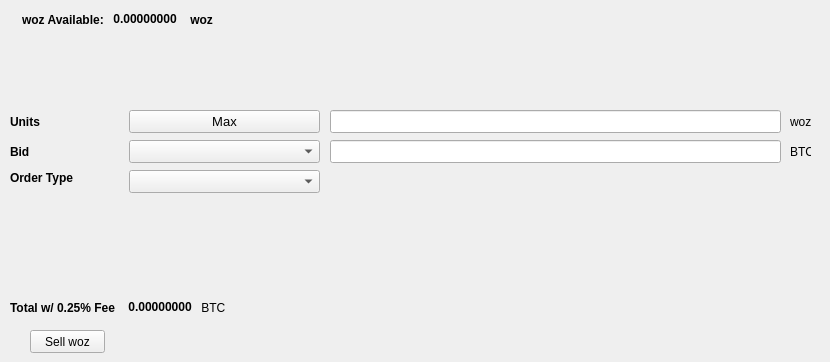
   <widget class="QWidget" name="SellTab">
    <attribute name="title">
     <string>Sell</string>
    </attribute>
    <widget class="QLabel" name="label_16">
     <property name="geometry">
      <rect>
       <x>790</x>
       <y>140</y>
       <width>21</width>
       <height>23</height>
      </rect>
     </property>
     <property name="text">
      <string>BTC</string>
     </property>
    </widget>
    <widget class="QComboBox" name="SellBidcomboBox">
     <property name="geometry">
      <rect>
       <x>129</x>
       <y>140</y>
       <width>191</width>
       <height>23</height>
      </rect>
     </property>
     <property name="font">
      <font>
       <pointsize>10</pointsize>
      </font>
     </property>
    </widget>
    <widget class="QLabel" name="label_18">
     <property name="geometry">
      <rect>
       <x>10</x>
       <y>110</y>
       <width>46</width>
       <height>23</height>
      </rect>
     </property>
     <property name="font">
      <font>
       <weight>75</weight>
       <bold>true</bold>
      </font>
     </property>
     <property name="text">
      <string>Units</string>
     </property>
    </widget>
    <widget class="QPushButton" name="Sell_Max_Amount">
     <property name="geometry">
      <rect>
       <x>129</x>
       <y>110</y>
       <width>191</width>
       <height>23</height>
      </rect>
     </property>
     <property name="font">
      <font>
       <pointsize>10</pointsize>
      </font>
     </property>
     <property name="text">
      <string>Max</string>
     </property>
    </widget>
    <widget class="QLabel" name="label_20">
     <property name="geometry">
      <rect>
       <x>10</x>
       <y>170</y>
       <width>71</width>
       <height>16</height>
      </rect>
     </property>
     <property name="font">
      <font>
       <weight>75</weight>
       <bold>true</bold>
      </font>
     </property>
     <property name="text">
      <string>Order Type</string>
     </property>
    </widget>
    <widget class="QComboBox" name="SellOrdertypeCombo">
     <property name="geometry">
      <rect>
       <x>129</x>
       <y>170</y>
       <width>191</width>
       <height>23</height>
      </rect>
     </property>
     <property name="font">
      <font>
       <pointsize>10</pointsize>
      </font>
     </property>
    </widget>
    <widget class="QLabel" name="label_21">
     <property name="geometry">
      <rect>
       <x>10</x>
       <y>140</y>
       <width>46</width>
       <height>23</height>
      </rect>
     </property>
     <property name="font">
      <font>
       <weight>75</weight>
       <bold>true</bold>
      </font>
     </property>
     <property name="text">
      <string>Bid</string>
     </property>
    </widget>
    <widget class="QLabel" name="label_22">
     <property name="geometry">
      <rect>
       <x>790</x>
       <y>110</y>
       <width>31</width>
       <height>23</height>
      </rect>
     </property>
     <property name="text">
      <string>woz</string>
     </property>
    </widget>
    <widget class="QLineEdit" name="UnitsInputwoz">
     <property name="geometry">
      <rect>
       <x>330</x>
       <y>110</y>
       <width>451</width>
       <height>23</height>
      </rect>
     </property>
     <property name="font">
      <font>
       <pointsize>9</pointsize>
       <weight>75</weight>
       <bold>true</bold>
      </font>
     </property>
    </widget>
    <widget class="QLineEdit" name="SellBidPriceEdit">
     <property name="geometry">
      <rect>
       <x>330</x>
       <y>140</y>
       <width>451</width>
       <height>23</height>
      </rect>
     </property>
     <property name="font">
      <font>
       <pointsize>9</pointsize>
       <weight>75</weight>
       <bold>true</bold>
      </font>
     </property>
    </widget>
    <widget class="QPushButton" name="SellwozBTN">
     <property name="geometry">
      <rect>
       <x>30</x>
       <y>330</y>
       <width>75</width>
       <height>23</height>
      </rect>
     </property>
     <property name="text">
      <string>Sell woz</string>
     </property>
    </widget>
    <widget class="QWidget" name="layoutWidget">
     <property name="geometry">
      <rect>
       <x>22</x>
       <y>12</y>
       <width>200</width>
       <height>15</height>
      </rect>
     </property>
     <layout class="QHBoxLayout" name="horizontalLayout">
      <item>
       <widget class="QLabel" name="label232_2">
        <property name="font">
         <font>
          <weight>75</weight>
          <bold>true</bold>
         </font>
        </property>
        <property name="text">
         <string>woz Available:</string>
        </property>
       </widget>
      </item>
      <item>
       <widget class="QLabel" name="wozAvailableLabel">
        <property name="palette">
         <palette>
          <active>
           <colorrole role="WindowText">
            <brush brushstyle="SolidPattern">
             <color alpha="255">
              <red>0</red>
              <green>0</green>
              <blue>0</blue>
             </color>
            </brush>
           </colorrole>
           <colorrole role="Button">
            <brush brushstyle="SolidPattern">
             <color alpha="255">
              <red>0</red>
              <green>170</green>
              <blue>0</blue>
             </color>
            </brush>
           </colorrole>
           <colorrole role="Light">
            <brush brushstyle="SolidPattern">
             <color alpha="255">
              <red>0</red>
              <green>255</green>
              <blue>0</blue>
             </color>
            </brush>
           </colorrole>
           <colorrole role="Midlight">
            <brush brushstyle="SolidPattern">
             <color alpha="255">
              <red>0</red>
              <green>212</green>
              <blue>0</blue>
             </color>
            </brush>
           </colorrole>
           <colorrole role="Dark">
            <brush brushstyle="SolidPattern">
             <color alpha="255">
              <red>0</red>
              <green>85</green>
              <blue>0</blue>
             </color>
            </brush>
           </colorrole>
           <colorrole role="Mid">
            <brush brushstyle="SolidPattern">
             <color alpha="255">
              <red>0</red>
              <green>113</green>
              <blue>0</blue>
             </color>
            </brush>
           </colorrole>
           <colorrole role="Text">
            <brush brushstyle="SolidPattern">
             <color alpha="255">
              <red>0</red>
              <green>170</green>
              <blue>0</blue>
             </color>
            </brush>
           </colorrole>
           <colorrole role="BrightText">
            <brush brushstyle="SolidPattern">
             <color alpha="255">
              <red>255</red>
              <green>255</green>
              <blue>255</blue>
             </color>
            </brush>
           </colorrole>
           <colorrole role="ButtonText">
            <brush brushstyle="SolidPattern">
             <color alpha="255">
              <red>0</red>
              <green>0</green>
              <blue>0</blue>
             </color>
            </brush>
           </colorrole>
           <colorrole role="Base">
            <brush brushstyle="SolidPattern">
             <color alpha="255">
              <red>255</red>
              <green>255</green>
              <blue>255</blue>
             </color>
            </brush>
           </colorrole>
           <colorrole role="Window">
            <brush brushstyle="SolidPattern">
             <color alpha="255">
              <red>0</red>
              <green>170</green>
              <blue>0</blue>
             </color>
            </brush>
           </colorrole>
           <colorrole role="Shadow">
            <brush brushstyle="SolidPattern">
             <color alpha="255">
              <red>0</red>
              <green>0</green>
              <blue>0</blue>
             </color>
            </brush>
           </colorrole>
           <colorrole role="AlternateBase">
            <brush brushstyle="SolidPattern">
             <color alpha="255">
              <red>127</red>
              <green>212</green>
              <blue>127</blue>
             </color>
            </brush>
           </colorrole>
           <colorrole role="ToolTipBase">
            <brush brushstyle="SolidPattern">
             <color alpha="255">
              <red>255</red>
              <green>255</green>
              <blue>220</blue>
             </color>
            </brush>
           </colorrole>
           <colorrole role="ToolTipText">
            <brush brushstyle="SolidPattern">
             <color alpha="255">
              <red>0</red>
              <green>0</green>
              <blue>0</blue>
             </color>
            </brush>
           </colorrole>
          </active>
          <inactive>
           <colorrole role="WindowText">
            <brush brushstyle="SolidPattern">
             <color alpha="255">
              <red>0</red>
              <green>0</green>
              <blue>0</blue>
             </color>
            </brush>
           </colorrole>
           <colorrole role="Button">
            <brush brushstyle="SolidPattern">
             <color alpha="255">
              <red>0</red>
              <green>170</green>
              <blue>0</blue>
             </color>
            </brush>
           </colorrole>
           <colorrole role="Light">
            <brush brushstyle="SolidPattern">
             <color alpha="255">
              <red>0</red>
              <green>255</green>
              <blue>0</blue>
             </color>
            </brush>
           </colorrole>
           <colorrole role="Midlight">
            <brush brushstyle="SolidPattern">
             <color alpha="255">
              <red>0</red>
              <green>212</green>
              <blue>0</blue>
             </color>
            </brush>
           </colorrole>
           <colorrole role="Dark">
            <brush brushstyle="SolidPattern">
             <color alpha="255">
              <red>0</red>
              <green>85</green>
              <blue>0</blue>
             </color>
            </brush>
           </colorrole>
           <colorrole role="Mid">
            <brush brushstyle="SolidPattern">
             <color alpha="255">
              <red>0</red>
              <green>113</green>
              <blue>0</blue>
             </color>
            </brush>
           </colorrole>
           <colorrole role="Text">
            <brush brushstyle="SolidPattern">
             <color alpha="255">
              <red>0</red>
              <green>170</green>
              <blue>0</blue>
             </color>
            </brush>
           </colorrole>
           <colorrole role="BrightText">
            <brush brushstyle="SolidPattern">
             <color alpha="255">
              <red>255</red>
              <green>255</green>
              <blue>255</blue>
             </color>
            </brush>
           </colorrole>
           <colorrole role="ButtonText">
            <brush brushstyle="SolidPattern">
             <color alpha="255">
              <red>0</red>
              <green>0</green>
              <blue>0</blue>
             </color>
            </brush>
           </colorrole>
           <colorrole role="Base">
            <brush brushstyle="SolidPattern">
             <color alpha="255">
              <red>255</red>
              <green>255</green>
              <blue>255</blue>
             </color>
            </brush>
           </colorrole>
           <colorrole role="Window">
            <brush brushstyle="SolidPattern">
             <color alpha="255">
              <red>0</red>
              <green>170</green>
              <blue>0</blue>
             </color>
            </brush>
           </colorrole>
           <colorrole role="Shadow">
            <brush brushstyle="SolidPattern">
             <color alpha="255">
              <red>0</red>
              <green>0</green>
              <blue>0</blue>
             </color>
            </brush>
           </colorrole>
           <colorrole role="AlternateBase">
            <brush brushstyle="SolidPattern">
             <color alpha="255">
              <red>127</red>
              <green>212</green>
              <blue>127</blue>
             </color>
            </brush>
           </colorrole>
           <colorrole role="ToolTipBase">
            <brush brushstyle="SolidPattern">
             <color alpha="255">
              <red>255</red>
              <green>255</green>
              <blue>220</blue>
             </color>
            </brush>
           </colorrole>
           <colorrole role="ToolTipText">
            <brush brushstyle="SolidPattern">
             <color alpha="255">
              <red>0</red>
              <green>0</green>
              <blue>0</blue>
             </color>
            </brush>
           </colorrole>
          </inactive>
          <disabled>
           <colorrole role="WindowText">
            <brush brushstyle="SolidPattern">
             <color alpha="255">
              <red>0</red>
              <green>85</green>
              <blue>0</blue>
             </color>
            </brush>
           </colorrole>
           <colorrole role="Button">
            <brush brushstyle="SolidPattern">
             <color alpha="255">
              <red>0</red>
              <green>170</green>
              <blue>0</blue>
             </color>
            </brush>
           </colorrole>
           <colorrole role="Light">
            <brush brushstyle="SolidPattern">
             <color alpha="255">
              <red>0</red>
              <green>255</green>
              <blue>0</blue>
             </color>
            </brush>
           </colorrole>
           <colorrole role="Midlight">
            <brush brushstyle="SolidPattern">
             <color alpha="255">
              <red>0</red>
              <green>212</green>
              <blue>0</blue>
             </color>
            </brush>
           </colorrole>
           <colorrole role="Dark">
            <brush brushstyle="SolidPattern">
             <color alpha="255">
              <red>0</red>
              <green>85</green>
              <blue>0</blue>
             </color>
            </brush>
           </colorrole>
           <colorrole role="Mid">
            <brush brushstyle="SolidPattern">
             <color alpha="255">
              <red>0</red>
              <green>113</green>
              <blue>0</blue>
             </color>
            </brush>
           </colorrole>
           <colorrole role="Text">
            <brush brushstyle="SolidPattern">
             <color alpha="255">
              <red>0</red>
              <green>85</green>
              <blue>0</blue>
             </color>
            </brush>
           </colorrole>
           <colorrole role="BrightText">
            <brush brushstyle="SolidPattern">
             <color alpha="255">
              <red>255</red>
              <green>255</green>
              <blue>255</blue>
             </color>
            </brush>
           </colorrole>
           <colorrole role="ButtonText">
            <brush brushstyle="SolidPattern">
             <color alpha="255">
              <red>0</red>
              <green>85</green>
              <blue>0</blue>
             </color>
            </brush>
           </colorrole>
           <colorrole role="Base">
            <brush brushstyle="SolidPattern">
             <color alpha="255">
              <red>0</red>
              <green>170</green>
              <blue>0</blue>
             </color>
            </brush>
           </colorrole>
           <colorrole role="Window">
            <brush brushstyle="SolidPattern">
             <color alpha="255">
              <red>0</red>
              <green>170</green>
              <blue>0</blue>
             </color>
            </brush>
           </colorrole>
           <colorrole role="Shadow">
            <brush brushstyle="SolidPattern">
             <color alpha="255">
              <red>0</red>
              <green>0</green>
              <blue>0</blue>
             </color>
            </brush>
           </colorrole>
           <colorrole role="AlternateBase">
            <brush brushstyle="SolidPattern">
             <color alpha="255">
              <red>0</red>
              <green>170</green>
              <blue>0</blue>
             </color>
            </brush>
           </colorrole>
           <colorrole role="ToolTipBase">
            <brush brushstyle="SolidPattern">
             <color alpha="255">
              <red>255</red>
              <green>255</green>
              <blue>220</blue>
             </color>
            </brush>
           </colorrole>
           <colorrole role="ToolTipText">
            <brush brushstyle="SolidPattern">
             <color alpha="255">
              <red>0</red>
              <green>0</green>
              <blue>0</blue>
             </color>
            </brush>
           </colorrole>
          </disabled>
         </palette>
        </property>
        <property name="font">
         <font>
          <weight>75</weight>
          <bold>true</bold>
         </font>
        </property>
        <property name="text">
         <string> 0.00000000 </string>
        </property>
        <property name="textInteractionFlags">
         <set>Qt::LinksAccessibleByMouse|Qt::TextSelectableByKeyboard|Qt::TextSelectableByMouse</set>
        </property>
       </widget>
      </item>
      <item>
       <widget class="QLabel" name="labelwoz">
        <property name="font">
         <font>
          <weight>75</weight>
          <bold>true</bold>
         </font>
        </property>
        <property name="text">
         <string> woz</string>
        </property>
       </widget>
      </item>
     </layout>
    </widget>
    <widget class="QWidget" name="layoutWidget">
     <property name="geometry">
      <rect>
       <x>10</x>
       <y>300</y>
       <width>218</width>
       <height>15</height>
      </rect>
     </property>
     <layout class="QHBoxLayout" name="horizontalLayout_2">
      <item>
       <widget class="QLabel" name="label_19">
        <property name="font">
         <font>
          <weight>75</weight>
          <bold>true</bold>
         </font>
        </property>
        <property name="text">
         <string>Total w/ 0.25% Fee </string>
        </property>
       </widget>
      </item>
      <item>
       <widget class="QLabel" name="SellCostLabel">
        <property name="palette">
         <palette>
          <active>
           <colorrole role="WindowText">
            <brush brushstyle="SolidPattern">
             <color alpha="255">
              <red>0</red>
              <green>0</green>
              <blue>0</blue>
             </color>
            </brush>
           </colorrole>
           <colorrole role="Button">
            <brush brushstyle="SolidPattern">
             <color alpha="255">
              <red>0</red>
              <green>170</green>
              <blue>0</blue>
             </color>
            </brush>
           </colorrole>
           <colorrole role="Light">
            <brush brushstyle="SolidPattern">
             <color alpha="255">
              <red>0</red>
              <green>255</green>
              <blue>0</blue>
             </color>
            </brush>
           </colorrole>
           <colorrole role="Midlight">
            <brush brushstyle="SolidPattern">
             <color alpha="255">
              <red>0</red>
              <green>212</green>
              <blue>0</blue>
             </color>
            </brush>
           </colorrole>
           <colorrole role="Dark">
            <brush brushstyle="SolidPattern">
             <color alpha="255">
              <red>0</red>
              <green>85</green>
              <blue>0</blue>
             </color>
            </brush>
           </colorrole>
           <colorrole role="Mid">
            <brush brushstyle="SolidPattern">
             <color alpha="255">
              <red>0</red>
              <green>113</green>
              <blue>0</blue>
             </color>
            </brush>
           </colorrole>
           <colorrole role="Text">
            <brush brushstyle="SolidPattern">
             <color alpha="255">
              <red>0</red>
              <green>170</green>
              <blue>0</blue>
             </color>
            </brush>
           </colorrole>
           <colorrole role="BrightText">
            <brush brushstyle="SolidPattern">
             <color alpha="255">
              <red>255</red>
              <green>255</green>
              <blue>255</blue>
             </color>
            </brush>
           </colorrole>
           <colorrole role="ButtonText">
            <brush brushstyle="SolidPattern">
             <color alpha="255">
              <red>0</red>
              <green>0</green>
              <blue>0</blue>
             </color>
            </brush>
           </colorrole>
           <colorrole role="Base">
            <brush brushstyle="SolidPattern">
             <color alpha="255">
              <red>255</red>
              <green>255</green>
              <blue>255</blue>
             </color>
            </brush>
           </colorrole>
           <colorrole role="Window">
            <brush brushstyle="SolidPattern">
             <color alpha="255">
              <red>0</red>
              <green>170</green>
              <blue>0</blue>
             </color>
            </brush>
           </colorrole>
           <colorrole role="Shadow">
            <brush brushstyle="SolidPattern">
             <color alpha="255">
              <red>0</red>
              <green>0</green>
              <blue>0</blue>
             </color>
            </brush>
           </colorrole>
           <colorrole role="AlternateBase">
            <brush brushstyle="SolidPattern">
             <color alpha="255">
              <red>127</red>
              <green>212</green>
              <blue>127</blue>
             </color>
            </brush>
           </colorrole>
           <colorrole role="ToolTipBase">
            <brush brushstyle="SolidPattern">
             <color alpha="255">
              <red>255</red>
              <green>255</green>
              <blue>220</blue>
             </color>
            </brush>
           </colorrole>
           <colorrole role="ToolTipText">
            <brush brushstyle="SolidPattern">
             <color alpha="255">
              <red>0</red>
              <green>0</green>
              <blue>0</blue>
             </color>
            </brush>
           </colorrole>
          </active>
          <inactive>
           <colorrole role="WindowText">
            <brush brushstyle="SolidPattern">
             <color alpha="255">
              <red>0</red>
              <green>0</green>
              <blue>0</blue>
             </color>
            </brush>
           </colorrole>
           <colorrole role="Button">
            <brush brushstyle="SolidPattern">
             <color alpha="255">
              <red>0</red>
              <green>170</green>
              <blue>0</blue>
             </color>
            </brush>
           </colorrole>
           <colorrole role="Light">
            <brush brushstyle="SolidPattern">
             <color alpha="255">
              <red>0</red>
              <green>255</green>
              <blue>0</blue>
             </color>
            </brush>
           </colorrole>
           <colorrole role="Midlight">
            <brush brushstyle="SolidPattern">
             <color alpha="255">
              <red>0</red>
              <green>212</green>
              <blue>0</blue>
             </color>
            </brush>
           </colorrole>
           <colorrole role="Dark">
            <brush brushstyle="SolidPattern">
             <color alpha="255">
              <red>0</red>
              <green>85</green>
              <blue>0</blue>
             </color>
            </brush>
           </colorrole>
           <colorrole role="Mid">
            <brush brushstyle="SolidPattern">
             <color alpha="255">
              <red>0</red>
              <green>113</green>
              <blue>0</blue>
             </color>
            </brush>
           </colorrole>
           <colorrole role="Text">
            <brush brushstyle="SolidPattern">
             <color alpha="255">
              <red>0</red>
              <green>170</green>
              <blue>0</blue>
             </color>
            </brush>
           </colorrole>
           <colorrole role="BrightText">
            <brush brushstyle="SolidPattern">
             <color alpha="255">
              <red>255</red>
              <green>255</green>
              <blue>255</blue>
             </color>
            </brush>
           </colorrole>
           <colorrole role="ButtonText">
            <brush brushstyle="SolidPattern">
             <color alpha="255">
              <red>0</red>
              <green>0</green>
              <blue>0</blue>
             </color>
            </brush>
           </colorrole>
           <colorrole role="Base">
            <brush brushstyle="SolidPattern">
             <color alpha="255">
              <red>255</red>
              <green>255</green>
              <blue>255</blue>
             </color>
            </brush>
           </colorrole>
           <colorrole role="Window">
            <brush brushstyle="SolidPattern">
             <color alpha="255">
              <red>0</red>
              <green>170</green>
              <blue>0</blue>
             </color>
            </brush>
           </colorrole>
           <colorrole role="Shadow">
            <brush brushstyle="SolidPattern">
             <color alpha="255">
              <red>0</red>
              <green>0</green>
              <blue>0</blue>
             </color>
            </brush>
           </colorrole>
           <colorrole role="AlternateBase">
            <brush brushstyle="SolidPattern">
             <color alpha="255">
              <red>127</red>
              <green>212</green>
              <blue>127</blue>
             </color>
            </brush>
           </colorrole>
           <colorrole role="ToolTipBase">
            <brush brushstyle="SolidPattern">
             <color alpha="255">
              <red>255</red>
              <green>255</green>
              <blue>220</blue>
             </color>
            </brush>
           </colorrole>
           <colorrole role="ToolTipText">
            <brush brushstyle="SolidPattern">
             <color alpha="255">
              <red>0</red>
              <green>0</green>
              <blue>0</blue>
             </color>
            </brush>
           </colorrole>
          </inactive>
          <disabled>
           <colorrole role="WindowText">
            <brush brushstyle="SolidPattern">
             <color alpha="255">
              <red>0</red>
              <green>85</green>
              <blue>0</blue>
             </color>
            </brush>
           </colorrole>
           <colorrole role="Button">
            <brush brushstyle="SolidPattern">
             <color alpha="255">
              <red>0</red>
              <green>170</green>
              <blue>0</blue>
             </color>
            </brush>
           </colorrole>
           <colorrole role="Light">
            <brush brushstyle="SolidPattern">
             <color alpha="255">
              <red>0</red>
              <green>255</green>
              <blue>0</blue>
             </color>
            </brush>
           </colorrole>
           <colorrole role="Midlight">
            <brush brushstyle="SolidPattern">
             <color alpha="255">
              <red>0</red>
              <green>212</green>
              <blue>0</blue>
             </color>
            </brush>
           </colorrole>
           <colorrole role="Dark">
            <brush brushstyle="SolidPattern">
             <color alpha="255">
              <red>0</red>
              <green>85</green>
              <blue>0</blue>
             </color>
            </brush>
           </colorrole>
           <colorrole role="Mid">
            <brush brushstyle="SolidPattern">
             <color alpha="255">
              <red>0</red>
              <green>113</green>
              <blue>0</blue>
             </color>
            </brush>
           </colorrole>
           <colorrole role="Text">
            <brush brushstyle="SolidPattern">
             <color alpha="255">
              <red>0</red>
              <green>85</green>
              <blue>0</blue>
             </color>
            </brush>
           </colorrole>
           <colorrole role="BrightText">
            <brush brushstyle="SolidPattern">
             <color alpha="255">
              <red>255</red>
              <green>255</green>
              <blue>255</blue>
             </color>
            </brush>
           </colorrole>
           <colorrole role="ButtonText">
            <brush brushstyle="SolidPattern">
             <color alpha="255">
              <red>0</red>
              <green>85</green>
              <blue>0</blue>
             </color>
            </brush>
           </colorrole>
           <colorrole role="Base">
            <brush brushstyle="SolidPattern">
             <color alpha="255">
              <red>0</red>
              <green>170</green>
              <blue>0</blue>
             </color>
            </brush>
           </colorrole>
           <colorrole role="Window">
            <brush brushstyle="SolidPattern">
             <color alpha="255">
              <red>0</red>
              <green>170</green>
              <blue>0</blue>
             </color>
            </brush>
           </colorrole>
           <colorrole role="Shadow">
            <brush brushstyle="SolidPattern">
             <color alpha="255">
              <red>0</red>
              <green>0</green>
              <blue>0</blue>
             </color>
            </brush>
           </colorrole>
           <colorrole role="AlternateBase">
            <brush brushstyle="SolidPattern">
             <color alpha="255">
              <red>0</red>
              <green>170</green>
              <blue>0</blue>
             </color>
            </brush>
           </colorrole>
           <colorrole role="ToolTipBase">
            <brush brushstyle="SolidPattern">
             <color alpha="255">
              <red>255</red>
              <green>255</green>
              <blue>220</blue>
             </color>
            </brush>
           </colorrole>
           <colorrole role="ToolTipText">
            <brush brushstyle="SolidPattern">
             <color alpha="255">
              <red>0</red>
              <green>0</green>
              <blue>0</blue>
             </color>
            </brush>
           </colorrole>
          </disabled>
         </palette>
        </property>
        <property name="font">
         <font>
          <weight>75</weight>
          <bold>true</bold>
         </font>
        </property>
        <property name="autoFillBackground">
         <bool>false</bool>
        </property>
        <property name="text">
         <string> 0.00000000</string>
        </property>
        <property name="textInteractionFlags">
         <set>Qt::LinksAccessibleByMouse|Qt::TextSelectableByMouse</set>
        </property>
       </widget>
      </item>
      <item>
       <widget class="QLabel" name="label_17">
        <property name="font">
         <font>
          <weight>50</weight>
          <bold>false</bold>
         </font>
        </property>
        <property name="text">
         <string> BTC</string>
        </property>
       </widget>
      </item>
     </layout>
    </widget>
   </widget>
